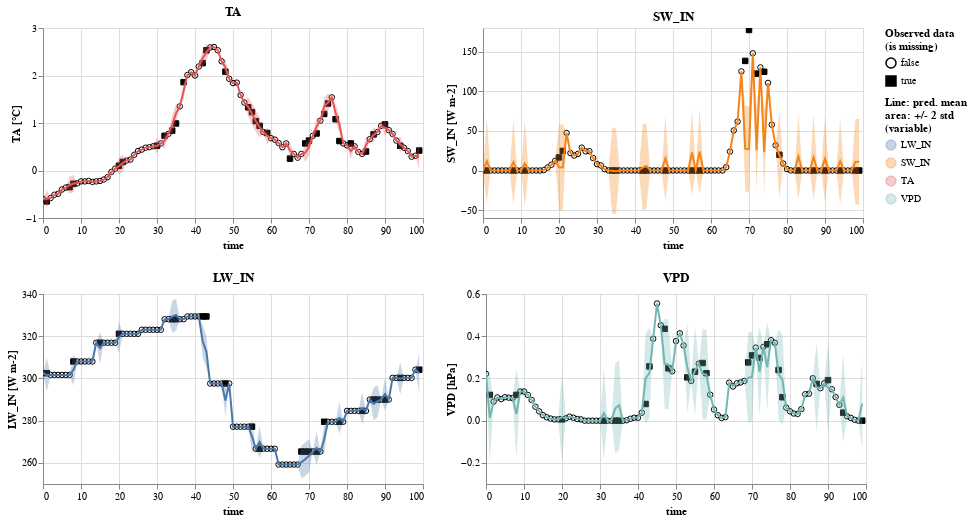

The notebook cell saved with this chart:
### Markdown cell above
## Manual version

### Code cell
hai_plot = gpfa_hai.plot_pred(units=units, properties =  {'height': 190 , 'width': 380})

hai_plot.save("plots/plot_hai_winter_random_gaps_2lat.vl.json")
hai_plot
